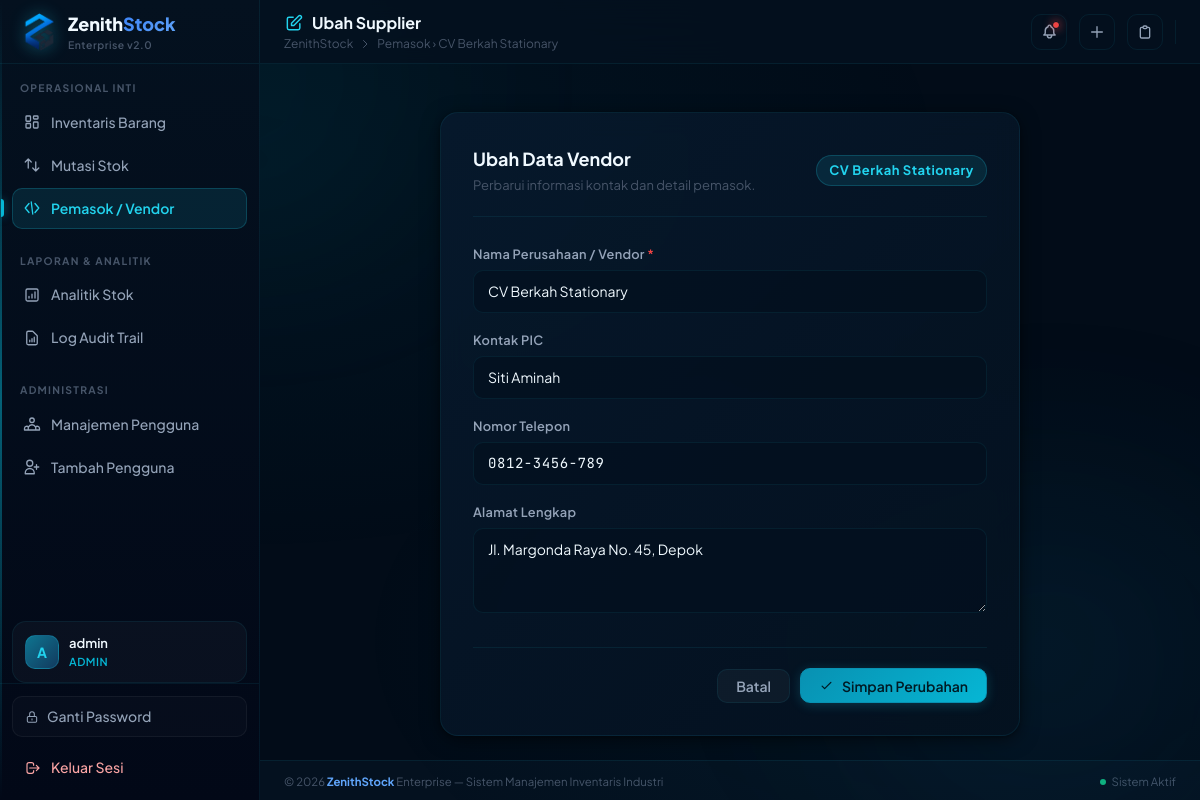
Page /suppliers/edit/2 (signed in) on the committed database.
### zenithstock/models.py (models this page shows, shortened)
class User(db.Model, UserMixin):
    __tablename__ = 'users'
    id = db.Column(db.Integer, primary_key=True)
    username = db.Column(db.String(80), unique=True, nullable=False, index=True)
    password_hash = db.Column(db.String(255), nullable=False)
    role = db.Column(db.String(20), nullable=False, default='staff') # 'admin' or 'staff'
    status = db.Column(db.String(20), nullable=False, default='pending') # 'active', 'pending', 'inactive'
    @property
    def is_active(self):
        return self.status == 'active'
    def is_admin(self):
        return self.role == 'admin'

class Supplier(db.Model):
    __tablename__ = 'suppliers'
    id = db.Column(db.Integer, primary_key=True)
    nama = db.Column(db.String(100), unique=True, nullable=False, index=True)
    kontak = db.Column(db.String(100))
    telepon = db.Column(db.String(30))
    alamat = db.Column(db.Text)
    products = db.relationship('Product', backref='supplier', lazy=True)

### zenithstock/routes/suppliers.py (the view, shortened to what this page needs)
@suppliers_bp.route('/edit/<int:supplier_id>', methods=['GET', 'POST'])
@login_required
def edit(supplier_id):
    supplier = Supplier.query.get_or_404(supplier_id)
    form = SupplierForm(obj=supplier, supplier_id=supplier_id)
    return render_template('suppliers/edit.html', form=form, supplier=supplier)

### zenithstock/forms.py (shortened to what this page needs)
class SupplierForm(FlaskForm):
    nama = StringField('Nama Supplier / Perusahaan', validators=[
        InputRequired(message="Nama supplier wajib diisi."),
        Length(max=100, message="Nama tidak boleh melebihi 100 karakter.")
    ])
    kontak = StringField('Nama Person in Charge (PIC)', validators=[
        Length(max=100, message="Kontak tidak boleh melebihi 100 karakter.")
    ])
    telepon = StringField('Nomor Telepon', validators=[
        Length(max=30, message="Telepon tidak boleh melebihi 30 karakter.")
    ])
    alamat = TextAreaField('Alamat Lengkap', validators=[])
    def __init__(self, *args, **kwargs):
        self.supplier_id = kwargs.pop('supplier_id', None)
        super(SupplierForm, self).__init__(*args, **kwargs)

### zenithstock/templates/suppliers/edit.html (shortened to what this page needs)
{% extends "base.html" %}
{% block header_title %}
<svg style="width:20px;height:20px;color:var(--zs-cyan-400);" fill="none" viewBox="0 0 24 24" stroke="currentColor">
    <path stroke-linecap="round" stroke-linejoin="round" stroke-width="1.75" d="M11 5H6a2 2 0 00-2 2v11a2 2 0 002 2h11a2 2 0 002-2v-5m-1.414-9.414a2 2 0 112.828 2.828L11.828 15H9v-2.828l8.586-8.586z" />
</svg>
Ubah Supplier
{% endblock %}
{% block breadcrumb %}Pemasok › {{ supplier.nama }}{% endblock %}
{% block content %}
<div style="max-width:580px;margin:0 auto;">
    <div class="zs-panel" style="padding:32px;">
        <div style="margin-bottom:28px;padding-bottom:20px;border-bottom:1px solid var(--color-border);display:flex;align-items:center;justify-content:space-between;gap:12px;flex-wrap:wrap;">
            <div>
                <h2 style="font-size:1.125rem;font-weight:700;color:var(--color-text-primary);margin:0 0 4px;">Ubah Data Vendor</h2>
                <p style="font-size:0.8125rem;color:var(--color-text-muted);margin:0;">Perbarui informasi kontak dan detail pemasok.</p>
            </div>
            <span class="badge cyan" style="font-size:0.8125rem;padding:5px 12px;">{{ supplier.nama }}</span>
        </div>
        <form method="POST" action="{{ url_for('suppliers.edit', supplier_id=supplier.id) }}" novalidate>
            <div style="display:flex;flex-direction:column;gap:18px;">
                <div>
                    <label class="form-label" for="nama">Nama Perusahaan / Vendor <span style="color:var(--color-danger);">*</span></label>
                    {{ form.nama(id="nama", class="form-control") }}
                </div>
                <div>
                    <label class="form-label" for="kontak">Kontak PIC</label>
                    {{ form.kontak(id="kontak", class="form-control") }}
                </div>
                <div>
                    <label class="form-label" for="telepon">Nomor Telepon</label>
                    {{ form.telepon(id="telepon", class="form-control mono") }}
                </div>
                <div>
                    <label class="form-label" for="alamat">Alamat Lengkap</label>
                    {{ form.alamat(id="alamat", rows="3", class="form-control") }}
                </div>
            </div>
            <div style="display:flex;align-items:center;justify-content:flex-end;gap:10px;margin-top:28px;padding-top:20px;border-top:1px solid var(--color-border);">
                <a href="{{ url_for('suppliers.index') }}" class="btn btn-secondary">Batal</a>
                <button type="submit" class="btn btn-primary">
                    <svg style="width:15px;height:15px;" fill="none" viewBox="0 0 24 24" stroke="currentColor">
                        <path stroke-linecap="round" stroke-linejoin="round" stroke-width="2" d="M5 13l4 4L19 7" />
                    </svg>
                    Simpan Perubahan
                </button>
            </div>
        </form>
    </div>
</div>
{% endblock %}

### zenithstock/templates/base.html (shortened to what this page needs)
<!DOCTYPE html>
<html lang="id" class="h-full">
<head>
    <script src="https://cdn.tailwindcss.com"></script>
    <link rel="stylesheet" href="{{ url_for('static', filename='css/style.css') }}">
</head>
<body class="font-sans antialiased" x-data="{ sidebarOpen: false }">
    {% if current_user.is_authenticated %}
    <aside :class="sidebarOpen ? 'open' : ''" class="sidebar">
        <a href="{{ url_for('dashboard.index') }}" class="sidebar-brand">
            <img src="{{ url_for('static', filename='img/logo.png') }}"
                 alt="ZenithStock Logo"
                 class="sidebar-logo-img"
                 onerror="this.style.display='none';this.nextElementSibling.style.display='flex'">
            <div>
                <div class="sidebar-brand-text">Zenith<span>Stock</span></div>
                <div class="sidebar-version">Enterprise v2.0</div>
            </div>
        </a>
        <nav class="sidebar-nav">
            <div class="nav-group">
                <div class="nav-group-label">Operasional Inti</div>
                <a href="{{ url_for('dashboard.index') }}"
                   class="nav-link {% if request.blueprint == 'dashboard' %}active{% endif %}">
                    <span>Inventaris Barang</span>
                </a>
                <a href="{{ url_for('movements.index') }}"
                   class="nav-link {% if request.blueprint == 'movements' %}active{% endif %}">
                    <svg class="nav-icon" fill="none" viewBox="0 0 24 24" stroke="currentColor">
                        <path stroke-linecap="round" stroke-linejoin="round" d="M7 16V4m0 0L3 8m4-4l4 4M17 8v12m0 0l4-4m-4 4l-4-4" />
                    </svg>
                    <span>Mutasi Stok</span>
                </a>
                <a href="{{ url_for('suppliers.index') }}"
                   class="nav-link {% if request.blueprint == 'suppliers' %}active{% endif %}">
                    <svg class="nav-icon" fill="none" viewBox="0 0 24 24" stroke="currentColor">
                        <path stroke-linecap="round" stroke-linejoin="round" d="M8 18L3 12l5-6M16 18l5-6-5-6M11 4l2 16" />
                    </svg>
                    <span>Pemasok / Vendor</span>
                </a>
            </div>
            <div class="nav-group">
                <div class="nav-group-label">Laporan & Analitik</div>
                <a href="{{ url_for('analytics.index') }}"
                   class="nav-link {% if request.blueprint == 'analytics' %}active{% endif %}">
                    <svg class="nav-icon" fill="none" viewBox="0 0 24 24" stroke="currentColor">
                        <path stroke-linecap="round" stroke-linejoin="round" d="M16 8v8m-4-5v5m-4-2v2m-2 4h12a2 2 0 002-2V6a2 2 0 00-2-2H6a2 2 0 00-2 2v12a2 2 0 002 2z" />
                    </svg>
                    <span>Analitik Stok</span>
                </a>
                <a href="{{ url_for('audit.index') }}"
                   class="nav-link {% if request.blueprint == 'audit' %}active{% endif %}">
                    <svg class="nav-icon" fill="none" viewBox="0 0 24 24" stroke="currentColor">
                        <path stroke-linecap="round" stroke-linejoin="round" d="M9 17v-2m3 2v-4m3 4v-6m2 10H7a2 2 0 01-2-2V5a2 2 0 012-2h5.586a1 1 0 01.707.293l5.414 5.414a1 1 0 01.293.707V19a2 2 0 01-2 2z" />
                    </svg>
                    <span>Log Audit Trail</span>
                </a>
            </div>
            {% if current_user.is_admin() %}
            <div class="nav-group">
                <div class="nav-group-label">Administrasi</div>
                <a href="{{ url_for('users.index') }}"
                   class="nav-link {% if request.blueprint == 'users' %}active{% endif %}">
                    <span>Manajemen Pengguna</span>
                </a>
                <a href="{{ url_for('auth.register') }}"
                   class="nav-link {% if request.blueprint == 'auth' and request.endpoint == 'auth.register' %}active{% endif %}">
                    <svg class="nav-icon" fill="none" viewBox="0 0 24 24" stroke="currentColor">
                        <path stroke-linecap="round" stroke-linejoin="round" d="M18 9v3m0 0v3m0-3h3m-3 0h-3m-2-5a4 4 0 11-8 0 4 4 0 018 0zM3 20a6 6 0 0112 0v1H3v-1z" />
                    </svg>
                    <span>Tambah Pengguna</span>
                </a>
            </div>
            {% endif %}
        </nav>
        <div class="sidebar-user">
            <div class="user-avatar">{{ current_user.username[0]|upper }}</div>
            <div class="user-info">
                <div class="user-name">{{ current_user.username }}</div>
                <div class="user-role">{{ current_user.role }}</div>
            </div>
        </div>
        <div class="sidebar-footer">
            <a href="{{ url_for('auth.change_password') }}" class="sidebar-footer-btn" style="color:var(--color-text-secondary);border:1px solid rgba(255,255,255,0.05);background:rgba(255,255,255,0.02);margin-bottom:4px;display:flex;align-items:center;gap:8px;">
                <svg style="width:14px;height:14px;flex-shrink:0;" fill="none" viewBox="0 0 24 24" stroke="currentColor">
                    <path stroke-linecap="round" stroke-linejoin="round" stroke-width="1.75" d="M12 15v2m-6 4h12a2 2 0 002-2v-6a2 2 0 00-2-2H6a2 2 0 00-2 2v6a2 2 0 002 2zm10-10V7a4 4 0 00-8 0v4h8z" />
                </svg>
                Ganti Password
            </a>
            <a href="{{ url_for('auth.logout') }}" class="sidebar-footer-btn danger">
                <svg style="width:16px;height:16px;flex-shrink:0;" fill="none" viewBox="0 0 24 24" stroke="currentColor">
                    <path stroke-linecap="round" stroke-linejoin="round" stroke-width="1.75" d="M17 16l4-4m0 0l-4-4m4 4H7m6 4v1a3 3 0 01-3 3H6a3 3 0 01-3-3V7a3 3 0 013-3h4a3 3 0 013 3v1" />
                </svg>
                Keluar Sesi
            </a>
        </div>
    </aside>
    {% endif %}
    <div class="content-area{% if not current_user.is_authenticated %} no-sidebar{% endif %}">
        <header class="topbar">
            <div class="topbar-left">
                <div>
                    <h1 class="page-title">{% block header_title %}{% endblock %}</h1>
                    <div class="page-breadcrumb hidden sm:flex">
                        <span>ZenithStock</span>
                        <svg style="width:12px;height:12px;" fill="none" viewBox="0 0 24 24" stroke="currentColor">
                            <path stroke-linecap="round" stroke-linejoin="round" stroke-width="2" d="M9 5l7 7-7 7" />
                        </svg>
                        <span>{% block breadcrumb %}Dashboard{% endblock %}</span>
                    </div>
                </div>
            </div>
            <div class="topbar-right">
                {% if current_user.is_authenticated %}
                <div class="relative" x-data="{ open: false }" @click.outside="open = false" style="position:relative;">
                    <button class="topbar-btn" @click="open = !open" title="Notifikasi Stok Kritis" style="position:relative;">
                        {% if global_critical_count > 0 %}
                        <span class="notification-badge animate-pulse"></span>
                        {% endif %}
                    </button>
                </div>
                <a href="{{ url_for('dashboard.create') }}" class="topbar-btn" title="Tambah Barang Baru">
                    <svg style="width:16px;height:16px;" fill="none" viewBox="0 0 24 24" stroke="currentColor">
                        <path stroke-linecap="round" stroke-linejoin="round" stroke-width="2" d="M12 4v16m8-8H4" />
                    </svg>
                </a>
                <a href="{{ url_for('movements.create') }}" class="topbar-btn" title="Catat Mutasi Stok">
                    <svg style="width:16px;height:16px;" fill="none" viewBox="0 0 24 24" stroke="currentColor">
                        <path stroke-linecap="round" stroke-linejoin="round" stroke-width="2" d="M9 5H7a2 2 0 00-2 2v12a2 2 0 002 2h10a2 2 0 002-2V7a2 2 0 00-2-2h-2M9 5a2 2 0 002 2h2a2 2 0 002-2M9 5a2 2 0 012-2h2a2 2 0 012 2" />
                    </svg>
                </a>
                {% else %}
                <a href="{{ url_for('auth.login') }}" class="btn btn-secondary btn-sm">Masuk</a>
                <a href="{{ url_for('auth.register') }}" class="btn btn-primary btn-sm">Daftar</a>
                {% endif %}
            </div>
        </header>
        <main class="main-content relative z-10" id="main-content" tabindex="-1">
            {% block content %}{% endblock %}
        </main>
        <footer style="padding:12px 24px;border-top:1px solid var(--color-border);background:var(--color-surface);text-align:center;font-size:0.7125rem;color:var(--color-text-muted);flex-shrink:0;display:flex;align-items:center;justify-content:space-between;gap:16px;">
            <span>&copy; 2026 <strong class="footer-brand-strong" style="color:#60a5fa;">ZenithStock</strong> Enterprise &mdash; Sistem Manajemen Inventaris Industri</span>
            <span style="display:flex;align-items:center;gap:6px;">
                <span style="width:6px;height:6px;border-radius:50%;background:#10b981;display:inline-block;animation:pulseGlow 2s infinite;"></span>
                Sistem Aktif
            </span>
        </footer>
    </div>
</body>
</html>

### rows in the picture
User: username "A", username "admin", role "ADMIN"
Supplier: nama "CV Berkah Stationary", kontak "Siti Aminah", telepon "0812-3456-789", alamat "Jl. Margonda Raya No. 45, Depok"
